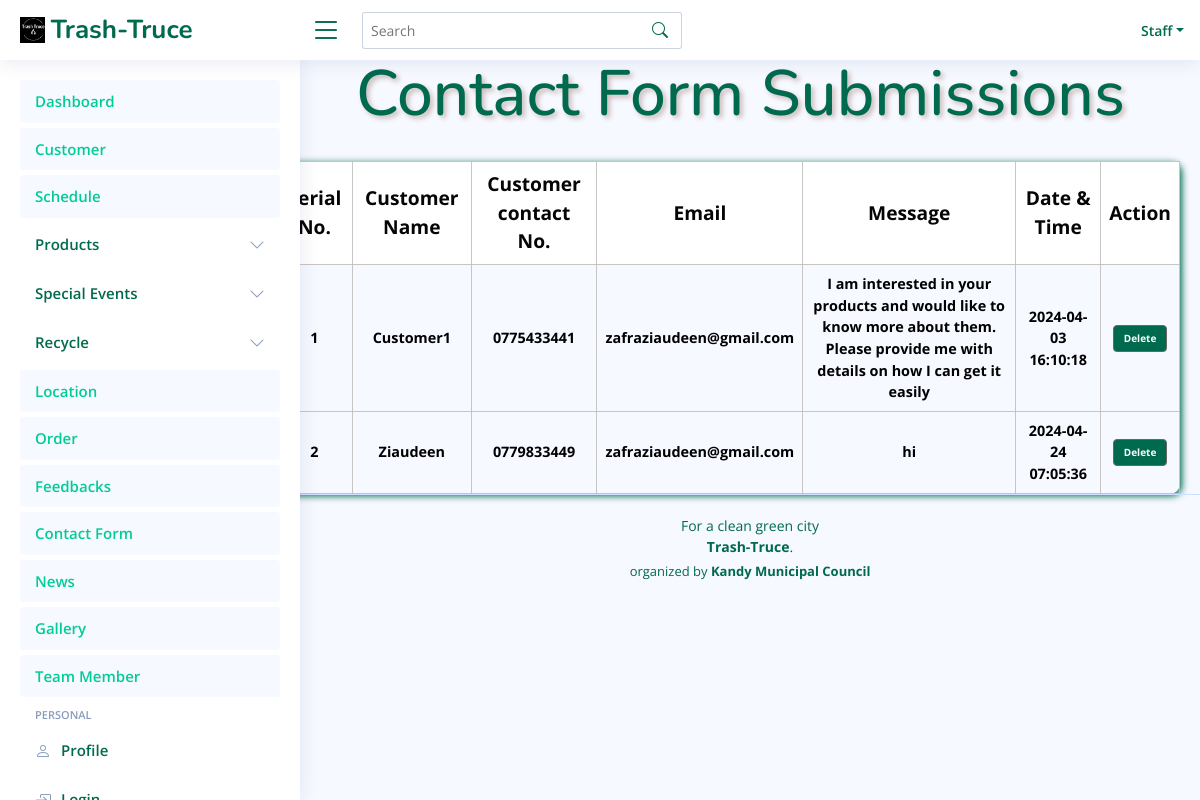
/staff_TrashTruce/ContactUs.php (signed in), run on the app's committed database.
### tables this page shows
CREATE TABLE `contactus` (
  `ID` int(11) NOT NULL,
  `Name` text NOT NULL,
  `Phone` text NOT NULL,
  `Email` text NOT NULL,
  `Message` text NOT NULL,
  `Date` timestamp NOT NULL DEFAULT current_timestamp() ON UPDATE current_timestamp()
);

### FO/contactus.php (called while the page is built, shortened)
<?php
class ContactUs
{
    public static function GetContactUs()
    {
        try {
            $query = "SELECT `ID`, `Name`, `Phone`, `Email`, `Message`, `Date` FROM `contactus`";
            $conn = Conn::GetConnection();
            $stmt = $conn->query($query);
            $result = $stmt->fetchAll(PDO::FETCH_ASSOC);
            $AllContactus = array();
            foreach ($result as $r) {
                $contactus = new ContactUs();
                $contactus->ID = $r['ID'];
                $contactus->name = $r['Name'];
                $contactus->phone = $r['Phone'];
                $contactus->email = $r['Email'];
                $contactus->message = $r['Message'];
                $contactus->date = $r['Date'];
                array_push($AllContactus, $contactus);
            }
            return $AllContactus;
        } catch (Exception $th) {
            throw $th;
        }
    }
}
?>

### staff_TrashTruce/ContactUs.php (the view, shortened to what this page needs)
<?php
include('../FO/contactus.php');
?>
<!DOCTYPE html>
<html lang="en">
<head>
    <link rel="stylesheet" href="assets/css/View.css">
</head>
<body>
    <div>
       <?php include "Header.php"; ?>
    </div>
    <div class="main">
        <div class="colorbar">
          <h1>Contact Form Submissions</h1>
        </div>
        <div class="intro">
            <table>
                <tr>
                    <th>Serial No.</th>
                    <th>Customer Name</th>
                    <th>Customer contact No.</th>
                    <th>Email</th>
                    <th>Message</th>
                    <th>Date & Time</th>
                    <th>Action</th>
                </tr>
                <?php
                include_once('ContactUs.php');
                $contacts = ContactUs::GetContactUs();
                foreach ($contacts as $index => $contact) {
                    echo "<tr>";
                    echo "<td>" . ($index + 1) . "</td>";
                    echo "<td>" . $contact->name . "</td>";
                    echo "<td>" . $contact->phone . "</td>";
                    echo "<td>" . $contact->email . "</td>";
                    echo "<td>" . $contact->message . "</td>";
                    echo "<td>" . $contact->date . "</td>";
                    echo '<td><a href="deleteContactUs.php?id=' . $contact->ID . '" onclick="return confirm(\'Are you sure you want to delete this Feedback?\');" class="btnDlt">Delete</a></td>';                    ;
                    echo "</tr>";
                }
                ?>
            </table>
        </div>
    </div>
    <div>
    </div>
</body>
</html>

### staff_TrashTruce/assets/css/View.css (style rules this page uses)
body { font-family: "Open Sans", sans-serif; background: #f6f9ff; color: #444444; }
.main { padding: 0; }
.colorbar h1 { color: #006A4E; font-family: "Nunito", sans-serif; padding: 20px; text-shadow: 3px 3px 5px rgb(204, 188, 188); margin-left: 50px; font-size: 4em; margin-left: 28%; margin-top: 3%; }
.intro { margin-top: 0px; margin-left: 23%; margin-right: 20px; }
table { width: 100%; border-collapse: collapse; color: rgb(5, 5, 5); border-radius: 10px; box-shadow: 2px 2px 7px #006A4E; border-radius: 10px; }
table th { border: 1px solid #c2bcbcdd; border-radius: 2px; padding: 8px; text-align: center; font-size: 1.2em; }
table td { border: 1px solid #c2bcbcdd; border-radius: 2px; padding: 8px; text-align: center; color: black; font-size: 0.9em; font-weight: bold; }
table th { background-color:white }
.btnDlt { background-color: #006A4E; border: 1px solid rgb(107, 102, 102); color: white; padding: 5px 10px; text-align: center; text-decoration: none; display: inline-block; font-size: 10px; font-weight: bold; font-family: "Open Sans", sans-serif; margin: 1.5px 0.8px; cursor: pointer; border-radius: 4px; }

### staff_TrashTruce/assets/css/style.css (style rules this page uses)
:root { scroll-behavior: smooth; }
body { font-family: "Open Sans", sans-serif; background:#f6f9ff; color: #444444; }
a { color: #00cc96; text-decoration: none; }
h1, h2, h3, h4, h5, h6 { font-family: "Nunito", sans-serif; }
@media (min-width: 1200px) { #main, #footer { margin-left: 300px; } }
.footer { padding: 20px 0; font-size: 14px; transition: all 0.3s; border-top: 1px solid #cddfff; }
.footer .copyright { text-align: center; color: #006A4E; }
.footer .credits { padding-top: 5px; text-align: center; font-size: 13px; color: #006A4E; }

### data on the page
contactus: Name "Customer1", Phone "0775433441", Email "zafraziaudeen@gmail.com", Message "I am interested in your products and would like to know more about them. Please provide me with details on how I can get it easily", Date "2024-04-03 16:10:18"
contactus: Name "Ziaudeen", Phone "0779833449", Email "zafraziaudeen@gmail.com", Message "hi", Date "2024-04-24 07:05:36"
